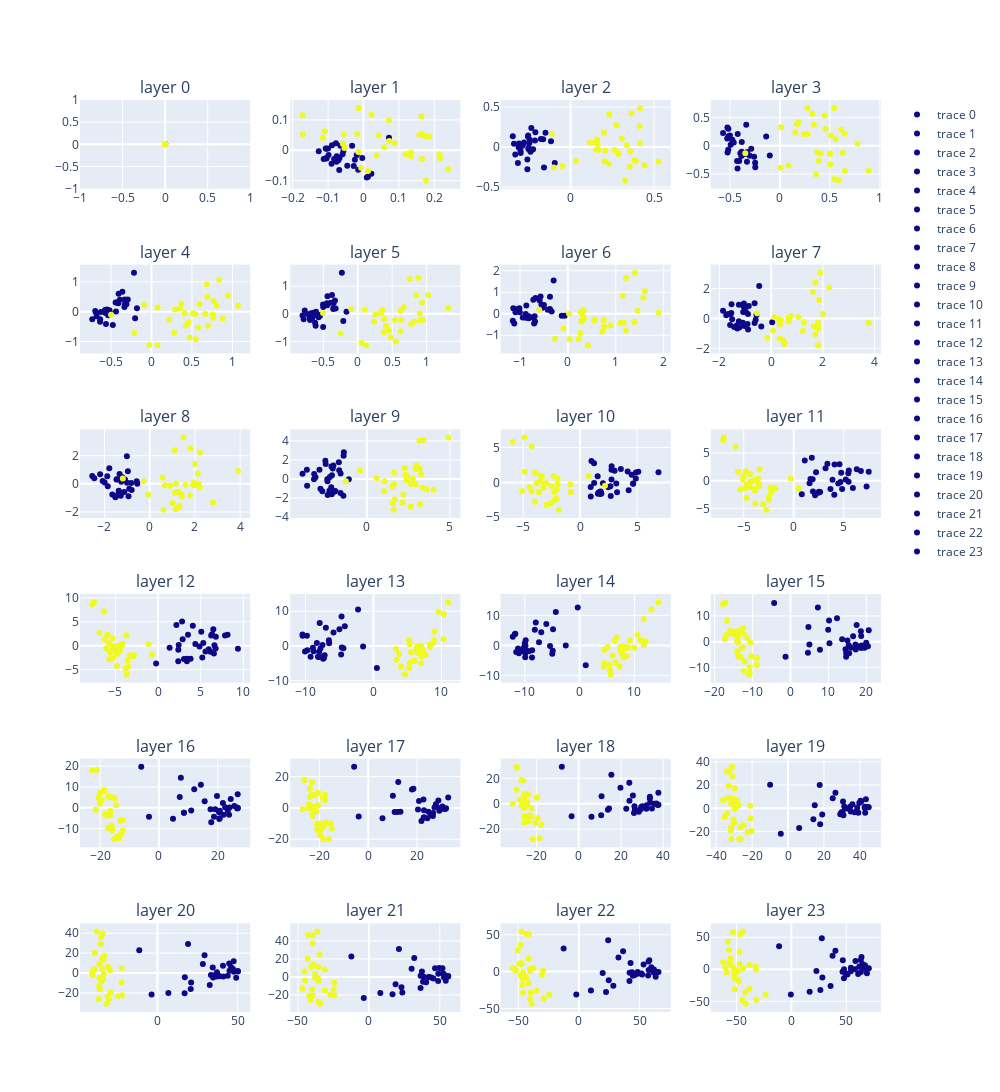

Write notebook code for a chart like this one.
### Code cell
pca = PCA(n_components=3)

fig = make_subplots(rows=6,cols=4,
                   subplot_titles=[f"layer {n}"for n in range(model.cfg.n_layers)])

for row in range(6):
    # print(f'row:{row}')
    for ll,layer in enumerate(range(row*4,row*4+4)):
        # print(f'layer{layer}')
        if layer <= model.cfg.n_layers:
            activation_layer = torch.cat((harmful_cache['resid_pre', layer][:,pos,:],harmless_cache['resid_pre', layer][:,pos,:]),0)
            activations_pca = pca.fit_transform(activation_layer.cpu())
            df = {}
            df['label'] = label
            df['pca0'] = activations_pca[:,0]
            df['pca1'] = activations_pca[:,1]
            df['label_text'] = label_text
        
            fig.add_trace(
                go.Scatter(x=df['pca0'],
                            y=df['pca1'],
                            mode='markers',
                            marker_color=df['label'],
                            text=df['label_text']),
                row=row+1,col=ll+1,
            )


fig.update_layout(height=1600, width=1000)
fig.show()
